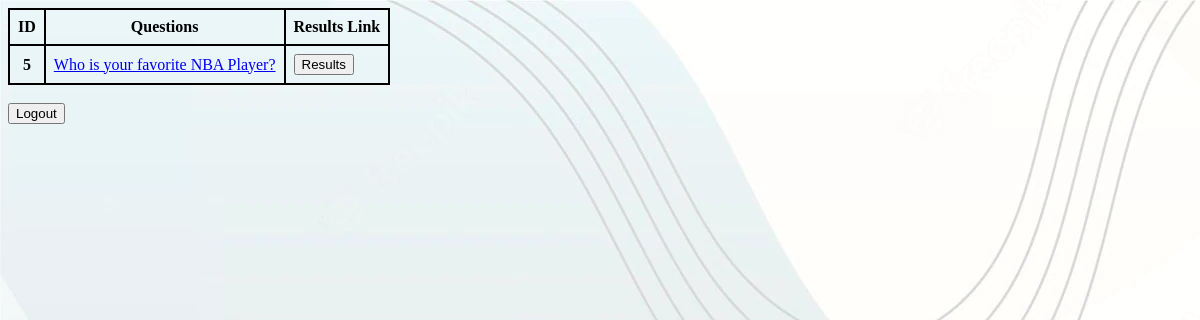
Before: /polls/ with the older database file.
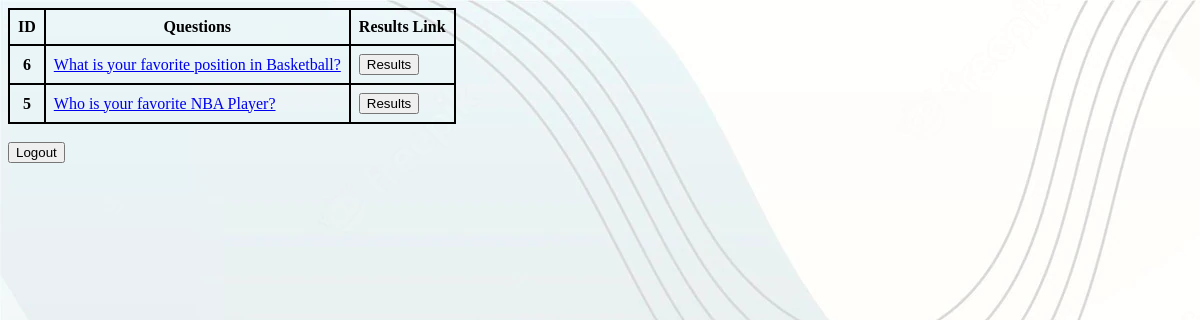
After: the same page with the newer database file.
### polls/models.py (models this page shows, shortened)
class Question(models.Model):
    question_text = models.CharField(max_length=200)
    pub_date = models.DateTimeField('date published')
    end_date = models.DateTimeField(null=True, blank=True)

### polls/views.py (the view)
# urls.py: path('', views.IndexView.as_view(), name='index'),
class IndexView(generic.ListView):
    template_name = 'polls/index.html'
    context_object_name = 'latest_question_list'
    def get_queryset(self):
        return Question.objects.filter(pub_date__lte=timezone.localtime()).order_by('-pub_date')[:5]

### polls/templates/polls/index.html (shortened to what this page needs)
{% load static %}
<link rel="stylesheet" href="{% static 'polls/style.css' %}">
{% if latest_question_list %}
    <table class="question">
        <thead>
            <tr>
                <th>ID</th>
                <th>Questions</th>
                <th>Results Link</th>
            </tr>
        </thead>
        <tbody>
            {% for question in latest_question_list %}
            <tr>
                <th>{{ question.id }}</th>
                <td><a href="{% url 'polls:detail' question.id %}">{{ question.question_text }}</a></td>
                <td><a href="{% url 'polls:results' question.id %}"><button type="button">Results</button></a></td>
            </tr>
            {% endfor %}
        </tbody>
    </table>
{% else %}
    <p>No polls are available.</p>
{% endif %}
    <a href="/accounts/logout/"><button type="submit">Logout</button></a>

### polls/static/polls/style.css (style rules this page uses)
.question { border: 1px solid black; border-collapse: collapse; }
.question th, .question td { border: 2px solid black; padding: 8px; }

Changed rows visible on the page:
now on this page (row edited): Question: id "6", question_text "What is your favorite position in Basketball?"
